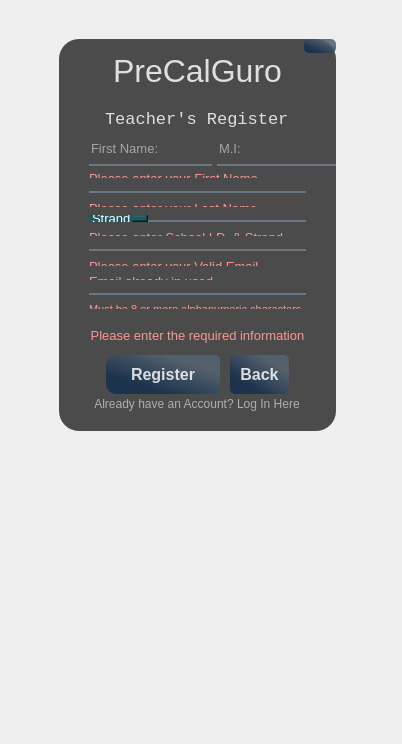
<?xml version="1.0" encoding="UTF-8"?>
<ui version="4.0">
 <class>teachRegisterWindow</class>
 <widget class="QMainWindow" name="teachRegisterWindow">
  <property name="geometry">
   <rect>
    <x>0</x>
    <y>0</y>
    <width>402</width>
    <height>744</height>
   </rect>
  </property>
  <property name="windowTitle">
   <string>MainWindow</string>
  </property>
  <widget class="QWidget" name="centralwidget">
   <property name="styleSheet">
    <string notr="true">*{
border: none;
background-color: transparent;
background: transparent;
padding: 0;
margin: 0;
color: #fff
}

#frame{
border-image: url(:/images/back1.png);
border-radius: 20px;
}
#frame_4{
background-color:rgba(0,0,0,175);
border-radius: 20px;
}

#label, #label_2, #label_3, #label_4{
color: rgba(255, 255, 255,210);
}
QPushButton#closeButton,#registerTeachButton,#backButton{
	background-color: qlineargradient(spread:pad, x1:0.505682, y1:0.989, x2:1, y2:0.477, stop:0 rgba(20, 47, 78, 219), stop:1 rgba(85, 98, 112, 226));
	color:rgba();
	color:rgba(255,255,255,210);
	border-radius:5px;
}
QPushButton#closeButton:hover,#registerTeachButton:hover,#backButton:hover{
	background-color: qlineargradient(spread:pad, x1:0.505682, y1:0.989, x2:1, y2:0.477, stop:0 rgba(40, 67, 98, 219), stop:1 rgba(105, 118, 132, 226));
}
QPushButton#closeButton:pressed,#registerTeachButton:pressed,#backButton:pressed{
	padding-left:5px;
	padding-top:5px;
	background-color:rgba(105, 118, 132, 200)
}
#teachEmail_lineEdit, #teachPass_lineEdit, #teachLast_lineEdit, #teachSchool_lineEdit
, #teachID_lineEdit, #teachMiddle_lineEdit, #teachFirst_lineEdit{
background-color:rgba(0,0,0,0);
border:none;
border-bottom:2px solid rgba(105, 118, 132, 255);
color: rgb(255, 255, 255);
padding-bottom:7px
}
</string>
   </property>
   <widget class="QFrame" name="frame">
    <property name="geometry">
     <rect>
      <x>50</x>
      <y>30</y>
      <width>295</width>
      <height>410</height>
     </rect>
    </property>
    <property name="frameShape">
     <enum>QFrame::StyledPanel</enum>
    </property>
    <property name="frameShadow">
     <enum>QFrame::Raised</enum>
    </property>
    <layout class="QVBoxLayout" name="verticalLayout_8">
     <item>
      <widget class="QFrame" name="frame_4">
       <property name="frameShape">
        <enum>QFrame::StyledPanel</enum>
       </property>
       <property name="frameShadow">
        <enum>QFrame::Raised</enum>
       </property>
       <layout class="QVBoxLayout" name="verticalLayout">
        <property name="spacing">
         <number>0</number>
        </property>
        <property name="leftMargin">
         <number>0</number>
        </property>
        <property name="topMargin">
         <number>0</number>
        </property>
        <property name="rightMargin">
         <number>0</number>
        </property>
        <property name="bottomMargin">
         <number>0</number>
        </property>
        <item>
         <widget class="QFrame" name="frame_6">
          <property name="frameShape">
           <enum>QFrame::StyledPanel</enum>
          </property>
          <property name="frameShadow">
           <enum>QFrame::Raised</enum>
          </property>
          <layout class="QVBoxLayout" name="verticalLayout_19">
           <property name="spacing">
            <number>0</number>
           </property>
           <property name="leftMargin">
            <number>0</number>
           </property>
           <property name="topMargin">
            <number>0</number>
           </property>
           <property name="rightMargin">
            <number>0</number>
           </property>
           <property name="bottomMargin">
            <number>0</number>
           </property>
           <item>
            <widget class="QFrame" name="frame_2">
             <property name="frameShape">
              <enum>QFrame::StyledPanel</enum>
             </property>
             <property name="frameShadow">
              <enum>QFrame::Raised</enum>
             </property>
             <layout class="QVBoxLayout" name="verticalLayout_2">
              <property name="spacing">
               <number>0</number>
              </property>
              <property name="leftMargin">
               <number>0</number>
              </property>
              <property name="topMargin">
               <number>0</number>
              </property>
              <property name="rightMargin">
               <number>0</number>
              </property>
              <property name="bottomMargin">
               <number>0</number>
              </property>
              <item alignment="Qt::AlignRight|Qt::AlignTop">
               <widget class="QWidget" name="widget_3" native="true">
                <layout class="QHBoxLayout" name="horizontalLayout_2">
                 <property name="spacing">
                  <number>0</number>
                 </property>
                 <property name="leftMargin">
                  <number>0</number>
                 </property>
                 <property name="topMargin">
                  <number>0</number>
                 </property>
                 <property name="rightMargin">
                  <number>0</number>
                 </property>
                 <property name="bottomMargin">
                  <number>0</number>
                 </property>
                 <item>
                  <widget class="QPushButton" name="closeButton">
                   <property name="styleSheet">
                    <string notr="true"/>
                   </property>
                   <property name="text">
                    <string/>
                   </property>
                   <property name="icon">
                    <iconset resource="res.qrc">
                     <normaloff>:/icons/icons/x.svg</normaloff>:/icons/icons/x.svg</iconset>
                   </property>
                   <property name="iconSize">
                    <size>
                     <width>25</width>
                     <height>25</height>
                    </size>
                   </property>
                  </widget>
                 </item>
                </layout>
               </widget>
              </item>
              <item alignment="Qt::AlignTop">
               <widget class="QWidget" name="widget_7" native="true">
                <property name="font">
                 <font>
                  <pointsize>1</pointsize>
                 </font>
                </property>
                <layout class="QVBoxLayout" name="verticalLayout_10">
                 <property name="spacing">
                  <number>20</number>
                 </property>
                 <property name="leftMargin">
                  <number>0</number>
                 </property>
                 <property name="topMargin">
                  <number>0</number>
                 </property>
                 <property name="rightMargin">
                  <number>0</number>
                 </property>
                 <property name="bottomMargin">
                  <number>5</number>
                 </property>
                 <item alignment="Qt::AlignHCenter|Qt::AlignTop">
                  <widget class="QLabel" name="label">
                   <property name="font">
                    <font>
                     <pointsize>24</pointsize>
                    </font>
                   </property>
                   <property name="text">
                    <string>PreCalGuro</string>
                   </property>
                  </widget>
                 </item>
                 <item alignment="Qt::AlignHCenter|Qt::AlignTop">
                  <widget class="QLabel" name="label_4">
                   <property name="font">
                    <font>
                     <family>Consolas</family>
                     <pointsize>13</pointsize>
                    </font>
                   </property>
                   <property name="text">
                    <string>Teacher's Register</string>
                   </property>
                  </widget>
                 </item>
                </layout>
               </widget>
              </item>
             </layout>
            </widget>
           </item>
           <item>
            <widget class="QFrame" name="frame_5">
             <property name="frameShape">
              <enum>QFrame::StyledPanel</enum>
             </property>
             <property name="frameShadow">
              <enum>QFrame::Raised</enum>
             </property>
             <layout class="QVBoxLayout" name="verticalLayout_4">
              <property name="spacing">
               <number>0</number>
              </property>
              <property name="leftMargin">
               <number>0</number>
              </property>
              <property name="topMargin">
               <number>0</number>
              </property>
              <property name="rightMargin">
               <number>0</number>
              </property>
              <property name="bottomMargin">
               <number>10</number>
              </property>
              <item>
               <widget class="QWidget" name="widget_6" native="true">
                <layout class="QVBoxLayout" name="verticalLayout_6">
                 <property name="spacing">
                  <number>5</number>
                 </property>
                 <property name="leftMargin">
                  <number>0</number>
                 </property>
                 <property name="topMargin">
                  <number>5</number>
                 </property>
                 <property name="rightMargin">
                  <number>0</number>
                 </property>
                 <property name="bottomMargin">
                  <number>0</number>
                 </property>
                 <item>
                  <widget class="QWidget" name="widget_8" native="true">
                   <layout class="QHBoxLayout" name="horizontalLayout_5">
                    <property name="spacing">
                     <number>5</number>
                    </property>
                    <property name="sizeConstraint">
                     <enum>QLayout::SetFixedSize</enum>
                    </property>
                    <property name="leftMargin">
                     <number>0</number>
                    </property>
                    <property name="topMargin">
                     <number>0</number>
                    </property>
                    <property name="rightMargin">
                     <number>0</number>
                    </property>
                    <property name="bottomMargin">
                     <number>0</number>
                    </property>
                    <item>
                     <widget class="QWidget" name="widget_9" native="true">
                      <layout class="QVBoxLayout" name="verticalLayout_9">
                       <property name="spacing">
                        <number>0</number>
                       </property>
                       <property name="leftMargin">
                        <number>30</number>
                       </property>
                       <property name="topMargin">
                        <number>0</number>
                       </property>
                       <property name="rightMargin">
                        <number>0</number>
                       </property>
                       <property name="bottomMargin">
                        <number>0</number>
                       </property>
                       <item>
                        <widget class="QLineEdit" name="teachFirst_lineEdit">
                         <property name="font">
                          <font>
                           <pointsize>10</pointsize>
                          </font>
                         </property>
                         <property name="toolTip">
                          <string>Required*</string>
                         </property>
                         <property name="styleSheet">
                          <string notr="true"/>
                         </property>
                         <property name="text">
                          <string/>
                         </property>
                         <property name="placeholderText">
                          <string>First Name:</string>
                         </property>
                        </widget>
                       </item>
                      </layout>
                     </widget>
                    </item>
                    <item alignment="Qt::AlignLeft">
                     <widget class="QWidget" name="widget_10" native="true">
                      <layout class="QVBoxLayout" name="verticalLayout_7">
                       <property name="spacing">
                        <number>0</number>
                       </property>
                       <property name="leftMargin">
                        <number>0</number>
                       </property>
                       <property name="topMargin">
                        <number>0</number>
                       </property>
                       <property name="rightMargin">
                        <number>30</number>
                       </property>
                       <property name="bottomMargin">
                        <number>0</number>
                       </property>
                       <item>
                        <widget class="QLineEdit" name="teachMiddle_lineEdit">
                         <property name="font">
                          <font>
                           <pointsize>10</pointsize>
                          </font>
                         </property>
                         <property name="toolTip">
                          <string>Required*</string>
                         </property>
                         <property name="styleSheet">
                          <string notr="true"/>
                         </property>
                         <property name="text">
                          <string/>
                         </property>
                         <property name="placeholderText">
                          <string>M.I:</string>
                         </property>
                        </widget>
                       </item>
                      </layout>
                     </widget>
                    </item>
                   </layout>
                  </widget>
                 </item>
                 <item>
                  <widget class="QWidget" name="widget_11" native="true">
                   <layout class="QVBoxLayout" name="verticalLayout_11">
                    <property name="spacing">
                     <number>8</number>
                    </property>
                    <property name="leftMargin">
                     <number>30</number>
                    </property>
                    <property name="topMargin">
                     <number>0</number>
                    </property>
                    <property name="rightMargin">
                     <number>30</number>
                    </property>
                    <property name="bottomMargin">
                     <number>0</number>
                    </property>
                    <item>
                     <widget class="QWidget" name="warningFname" native="true">
                      <layout class="QVBoxLayout" name="verticalLayout_15">
                       <property name="spacing">
                        <number>0</number>
                       </property>
                       <property name="leftMargin">
                        <number>0</number>
                       </property>
                       <property name="topMargin">
                        <number>0</number>
                       </property>
                       <property name="rightMargin">
                        <number>0</number>
                       </property>
                       <property name="bottomMargin">
                        <number>0</number>
                       </property>
                       <item>
                        <widget class="QLabel" name="label_14">
                         <property name="font">
                          <font>
                           <family>MS Shell Dlg 2</family>
                           <pointsize>10</pointsize>
                          </font>
                         </property>
                         <property name="text">
                          <string>&lt;html&gt;&lt;head/&gt;&lt;body&gt;&lt;p&gt;&lt;span style=&quot; color:#ff9393;&quot;&gt;Please enter your First Name&lt;/span&gt;&lt;/p&gt;&lt;/body&gt;&lt;/html&gt;</string>
                         </property>
                         <property name="textFormat">
                          <enum>Qt::RichText</enum>
                         </property>
                         <property name="alignment">
                          <set>Qt::AlignLeading|Qt::AlignLeft|Qt::AlignVCenter</set>
                         </property>
                        </widget>
                       </item>
                      </layout>
                     </widget>
                    </item>
                    <item>
                     <widget class="QFrame" name="frame_7">
                      <property name="frameShape">
                       <enum>QFrame::StyledPanel</enum>
                      </property>
                      <property name="frameShadow">
                       <enum>QFrame::Raised</enum>
                      </property>
                      <layout class="QVBoxLayout" name="verticalLayout_24">
                       <property name="spacing">
                        <number>0</number>
                       </property>
                       <property name="leftMargin">
                        <number>0</number>
                       </property>
                       <property name="topMargin">
                        <number>0</number>
                       </property>
                       <property name="rightMargin">
                        <number>0</number>
                       </property>
                       <property name="bottomMargin">
                        <number>0</number>
                       </property>
                       <item>
                        <widget class="QLineEdit" name="teachLast_lineEdit">
                         <property name="font">
                          <font>
                           <pointsize>10</pointsize>
                          </font>
                         </property>
                         <property name="toolTip">
                          <string>Required*</string>
                         </property>
                         <property name="styleSheet">
                          <string notr="true"/>
                         </property>
                         <property name="text">
                          <string/>
                         </property>
                         <property name="placeholderText">
                          <string>Last Name:</string>
                         </property>
                        </widget>
                       </item>
                      </layout>
                     </widget>
                    </item>
                    <item>
                     <widget class="QWidget" name="warningLname" native="true">
                      <layout class="QVBoxLayout" name="verticalLayout_16">
                       <property name="spacing">
                        <number>0</number>
                       </property>
                       <property name="leftMargin">
                        <number>0</number>
                       </property>
                       <property name="topMargin">
                        <number>0</number>
                       </property>
                       <property name="rightMargin">
                        <number>0</number>
                       </property>
                       <property name="bottomMargin">
                        <number>0</number>
                       </property>
                       <item>
                        <widget class="QLabel" name="label_15">
                         <property name="font">
                          <font>
                           <family>MS Shell Dlg 2</family>
                           <pointsize>10</pointsize>
                          </font>
                         </property>
                         <property name="text">
                          <string>&lt;html&gt;&lt;head/&gt;&lt;body&gt;&lt;p&gt;&lt;span style=&quot; color:#ff9393;&quot;&gt;Please enter your Last Name&lt;/span&gt;&lt;/p&gt;&lt;/body&gt;&lt;/html&gt;</string>
                         </property>
                         <property name="textFormat">
                          <enum>Qt::RichText</enum>
                         </property>
                         <property name="alignment">
                          <set>Qt::AlignLeading|Qt::AlignLeft|Qt::AlignVCenter</set>
                         </property>
                        </widget>
                       </item>
                      </layout>
                     </widget>
                    </item>
                    <item>
                     <widget class="QFrame" name="frame_8">
                      <property name="frameShape">
                       <enum>QFrame::StyledPanel</enum>
                      </property>
                      <property name="frameShadow">
                       <enum>QFrame::Raised</enum>
                      </property>
                      <layout class="QHBoxLayout" name="horizontalLayout_6">
                       <property name="spacing">
                        <number>0</number>
                       </property>
                       <property name="leftMargin">
                        <number>0</number>
                       </property>
                       <property name="topMargin">
                        <number>0</number>
                       </property>
                       <property name="rightMargin">
                        <number>0</number>
                       </property>
                       <property name="bottomMargin">
                        <number>0</number>
                       </property>
                       <item>
                        <widget class="QComboBox" name="teachGrd_comboBox">
                         <property name="font">
                          <font>
                           <pointsize>10</pointsize>
                          </font>
                         </property>
                         <property name="styleSheet">
                          <string notr="true">background-color: rgb(29, 89, 98);
padding-left: 3px;</string>
                         </property>
                         <item>
                          <property name="text">
                           <string>Strand</string>
                          </property>
                         </item>
                         <item>
                          <property name="text">
                           <string>STEM</string>
                          </property>
                         </item>
                        </widget>
                       </item>
                       <item>
                        <widget class="QLineEdit" name="teachID_lineEdit">
                         <property name="font">
                          <font>
                           <pointsize>10</pointsize>
                          </font>
                         </property>
                         <property name="toolTip">
                          <string>Required*</string>
                         </property>
                         <property name="styleSheet">
                          <string notr="true"/>
                         </property>
                         <property name="text">
                          <string/>
                         </property>
                         <property name="placeholderText">
                          <string>Teacher's School I.D.</string>
                         </property>
                        </widget>
                       </item>
                      </layout>
                     </widget>
                    </item>
                    <item>
                     <widget class="QWidget" name="warningYrSec" native="true">
                      <layout class="QVBoxLayout" name="verticalLayout_17">
                       <property name="spacing">
                        <number>0</number>
                       </property>
                       <property name="leftMargin">
                        <number>0</number>
                       </property>
                       <property name="topMargin">
                        <number>0</number>
                       </property>
                       <property name="rightMargin">
                        <number>0</number>
                       </property>
                       <property name="bottomMargin">
                        <number>0</number>
                       </property>
                       <item>
                        <widget class="QLabel" name="label_16">
                         <property name="font">
                          <font>
                           <family>MS Shell Dlg 2</family>
                           <pointsize>10</pointsize>
                          </font>
                         </property>
                         <property name="text">
                          <string>&lt;html&gt;&lt;head/&gt;&lt;body&gt;&lt;p&gt;&lt;span style=&quot; color:#ff9393;&quot;&gt;Please enter School I.D. &amp;amp; Strand&lt;/span&gt;&lt;/p&gt;&lt;/body&gt;&lt;/html&gt;</string>
                         </property>
                         <property name="textFormat">
                          <enum>Qt::RichText</enum>
                         </property>
                         <property name="alignment">
                          <set>Qt::AlignLeading|Qt::AlignLeft|Qt::AlignVCenter</set>
                         </property>
                        </widget>
                       </item>
                      </layout>
                     </widget>
                    </item>
                    <item>
                     <widget class="QFrame" name="frame_10">
                      <property name="frameShape">
                       <enum>QFrame::StyledPanel</enum>
                      </property>
                      <property name="frameShadow">
                       <enum>QFrame::Raised</enum>
                      </property>
                      <layout class="QVBoxLayout" name="verticalLayout_22">
                       <property name="spacing">
                        <number>0</number>
                       </property>
                       <property name="leftMargin">
                        <number>0</number>
                       </property>
                       <property name="topMargin">
                        <number>0</number>
                       </property>
                       <property name="rightMargin">
                        <number>0</number>
                       </property>
                       <property name="bottomMargin">
                        <number>0</number>
                       </property>
                       <item>
                        <widget class="QLineEdit" name="teachEmail_lineEdit">
                         <property name="font">
                          <font>
                           <pointsize>10</pointsize>
                          </font>
                         </property>
                         <property name="toolTip">
                          <string>Required*</string>
                         </property>
                         <property name="styleSheet">
                          <string notr="true"/>
                         </property>
                         <property name="text">
                          <string/>
                         </property>
                         <property name="placeholderText">
                          <string>Email:</string>
                         </property>
                        </widget>
                       </item>
                      </layout>
                     </widget>
                    </item>
                    <item>
                     <widget class="QWidget" name="warningEmail" native="true">
                      <layout class="QVBoxLayout" name="verticalLayout_20">
                       <property name="spacing">
                        <number>0</number>
                       </property>
                       <property name="leftMargin">
                        <number>0</number>
                       </property>
                       <property name="topMargin">
                        <number>0</number>
                       </property>
                       <property name="rightMargin">
                        <number>0</number>
                       </property>
                       <property name="bottomMargin">
                        <number>0</number>
                       </property>
                       <item>
                        <widget class="QLabel" name="label_18">
                         <property name="font">
                          <font>
                           <family>MS Shell Dlg 2</family>
                           <pointsize>10</pointsize>
                          </font>
                         </property>
                         <property name="text">
                          <string>&lt;html&gt;&lt;head/&gt;&lt;body&gt;&lt;p&gt;&lt;span style=&quot; color:#ff9393;&quot;&gt;Please enter your Valid Email&lt;/span&gt;&lt;/p&gt;&lt;/body&gt;&lt;/html&gt;</string>
                         </property>
                         <property name="textFormat">
                          <enum>Qt::RichText</enum>
                         </property>
                         <property name="alignment">
                          <set>Qt::AlignLeading|Qt::AlignLeft|Qt::AlignVCenter</set>
                         </property>
                        </widget>
                       </item>
                      </layout>
                     </widget>
                    </item>
                    <item>
                     <widget class="QWidget" name="warningEmailInUsed" native="true">
                      <layout class="QVBoxLayout" name="verticalLayout_25">
                       <property name="leftMargin">
                        <number>0</number>
                       </property>
                       <property name="topMargin">
                        <number>0</number>
                       </property>
                       <property name="rightMargin">
                        <number>0</number>
                       </property>
                       <property name="bottomMargin">
                        <number>0</number>
                       </property>
                       <item>
                        <widget class="QLabel" name="label_20">
                         <property name="font">
                          <font>
                           <family>MS Shell Dlg 2</family>
                           <pointsize>10</pointsize>
                          </font>
                         </property>
                         <property name="text">
                          <string>&lt;html&gt;&lt;head/&gt;&lt;body&gt;&lt;p&gt;&lt;span style=&quot; color:#ff9393;&quot;&gt;Email already in used&lt;/span&gt;&lt;/p&gt;&lt;/body&gt;&lt;/html&gt;</string>
                         </property>
                         <property name="textFormat">
                          <enum>Qt::RichText</enum>
                         </property>
                         <property name="alignment">
                          <set>Qt::AlignLeading|Qt::AlignLeft|Qt::AlignVCenter</set>
                         </property>
                        </widget>
                       </item>
                      </layout>
                     </widget>
                    </item>
                    <item>
                     <widget class="QFrame" name="frame_11">
                      <property name="frameShape">
                       <enum>QFrame::StyledPanel</enum>
                      </property>
                      <property name="frameShadow">
                       <enum>QFrame::Raised</enum>
                      </property>
                      <layout class="QVBoxLayout" name="verticalLayout_23">
                       <property name="spacing">
                        <number>0</number>
                       </property>
                       <property name="leftMargin">
                        <number>0</number>
                       </property>
                       <property name="topMargin">
                        <number>0</number>
                       </property>
                       <property name="rightMargin">
                        <number>0</number>
                       </property>
                       <property name="bottomMargin">
                        <number>0</number>
                       </property>
                       <item>
                        <widget class="QLineEdit" name="teachPass_lineEdit">
                         <property name="font">
                          <font>
                           <pointsize>10</pointsize>
                          </font>
                         </property>
                         <property name="toolTip">
                          <string>Required*</string>
                         </property>
                         <property name="styleSheet">
                          <string notr="true"/>
                         </property>
                         <property name="text">
                          <string/>
                         </property>
                         <property name="echoMode">
                          <enum>QLineEdit::Password</enum>
                         </property>
                         <property name="placeholderText">
                          <string>Password:</string>
                         </property>
                        </widget>
                       </item>
                      </layout>
                     </widget>
                    </item>
                    <item>
                     <widget class="QWidget" name="warningPass" native="true">
                      <layout class="QVBoxLayout" name="verticalLayout_21">
                       <property name="spacing">
                        <number>0</number>
                       </property>
                       <property name="leftMargin">
                        <number>0</number>
                       </property>
                       <property name="topMargin">
                        <number>0</number>
                       </property>
                       <property name="rightMargin">
                        <number>0</number>
                       </property>
                       <property name="bottomMargin">
                        <number>0</number>
                       </property>
                       <item>
                        <widget class="QLabel" name="label_19">
                         <property name="font">
                          <font>
                           <family>MS Shell Dlg 2</family>
                           <pointsize>10</pointsize>
                          </font>
                         </property>
                         <property name="text">
                          <string>&lt;html&gt;&lt;head/&gt;&lt;body&gt;&lt;p&gt;&lt;span style=&quot; font-size:8pt; color:#ff9393;&quot;&gt;Must be 8 or more alphanumeric characters&lt;/span&gt;&lt;/p&gt;&lt;/body&gt;&lt;/html&gt;</string>
                         </property>
                         <property name="textFormat">
                          <enum>Qt::RichText</enum>
                         </property>
                         <property name="alignment">
                          <set>Qt::AlignLeading|Qt::AlignLeft|Qt::AlignVCenter</set>
                         </property>
                        </widget>
                       </item>
                      </layout>
                     </widget>
                    </item>
                   </layout>
                  </widget>
                 </item>
                </layout>
               </widget>
              </item>
             </layout>
            </widget>
           </item>
           <item alignment="Qt::AlignVCenter">
            <widget class="QFrame" name="frame_3">
             <property name="frameShape">
              <enum>QFrame::StyledPanel</enum>
             </property>
             <property name="frameShadow">
              <enum>QFrame::Raised</enum>
             </property>
             <layout class="QVBoxLayout" name="verticalLayout_3">
              <property name="spacing">
               <number>3</number>
              </property>
              <property name="leftMargin">
               <number>0</number>
              </property>
              <property name="topMargin">
               <number>0</number>
              </property>
              <property name="rightMargin">
               <number>0</number>
              </property>
              <property name="bottomMargin">
               <number>20</number>
              </property>
              <item>
               <widget class="QWidget" name="warningContainer" native="true">
                <layout class="QVBoxLayout" name="verticalLayout_12">
                 <property name="spacing">
                  <number>0</number>
                 </property>
                 <property name="leftMargin">
                  <number>0</number>
                 </property>
                 <property name="topMargin">
                  <number>0</number>
                 </property>
                 <property name="rightMargin">
                  <number>0</number>
                 </property>
                 <property name="bottomMargin">
                  <number>0</number>
                 </property>
                 <item>
                  <widget class="QStackedWidget" name="warningContainerMenu">
                   <property name="currentIndex">
                    <number>0</number>
                   </property>
                   <widget class="QWidget" name="errorWidget">
                    <layout class="QVBoxLayout" name="verticalLayout_13">
                     <item>
                      <widget class="QLabel" name="label_12">
                       <property name="font">
                        <font>
                         <family>MS Shell Dlg 2</family>
                         <pointsize>10</pointsize>
                        </font>
                       </property>
                       <property name="text">
                        <string>&lt;html&gt;&lt;head/&gt;&lt;body&gt;&lt;p&gt;&lt;span style=&quot; color:#ff9393;&quot;&gt;Please enter the required information&lt;/span&gt;&lt;/p&gt;&lt;/body&gt;&lt;/html&gt;</string>
                       </property>
                       <property name="textFormat">
                        <enum>Qt::RichText</enum>
                       </property>
                       <property name="alignment">
                        <set>Qt::AlignCenter</set>
                       </property>
                      </widget>
                     </item>
                    </layout>
                   </widget>
                   <widget class="QWidget" name="acceptWidget">
                    <layout class="QVBoxLayout" name="verticalLayout_14">
                     <item>
                      <widget class="QLabel" name="label_13">
                       <property name="font">
                        <font>
                         <family>MS Shell Dlg 2</family>
                         <pointsize>10</pointsize>
                        </font>
                       </property>
                       <property name="text">
                        <string>&lt;html&gt;&lt;head/&gt;&lt;body&gt;&lt;p&gt;&lt;span style=&quot; color:#9eff99;&quot;&gt;Account Registered&lt;/span&gt;&lt;/p&gt;&lt;/body&gt;&lt;/html&gt;</string>
                       </property>
                       <property name="textFormat">
                        <enum>Qt::RichText</enum>
                       </property>
                       <property name="alignment">
                        <set>Qt::AlignCenter</set>
                       </property>
                      </widget>
                     </item>
                    </layout>
                   </widget>
                  </widget>
                 </item>
                </layout>
               </widget>
              </item>
              <item alignment="Qt::AlignHCenter">
               <widget class="QWidget" name="widget_5" native="true">
                <layout class="QHBoxLayout" name="horizontalLayout">
                 <property name="spacing">
                  <number>0</number>
                 </property>
                 <property name="leftMargin">
                  <number>0</number>
                 </property>
                 <property name="topMargin">
                  <number>0</number>
                 </property>
                 <property name="rightMargin">
                  <number>0</number>
                 </property>
                 <property name="bottomMargin">
                  <number>0</number>
                 </property>
                 <item>
                  <widget class="QWidget" name="widget" native="true">
                   <layout class="QHBoxLayout" name="horizontalLayout_3">
                    <property name="spacing">
                     <number>0</number>
                    </property>
                    <property name="leftMargin">
                     <number>0</number>
                    </property>
                    <property name="topMargin">
                     <number>0</number>
                    </property>
                    <property name="rightMargin">
                     <number>5</number>
                    </property>
                    <property name="bottomMargin">
                     <number>0</number>
                    </property>
                    <item>
                     <widget class="QPushButton" name="registerTeachButton">
                      <property name="font">
                       <font>
                        <family>MS Sans Serif</family>
                        <pointsize>12</pointsize>
                        <weight>75</weight>
                        <bold>true</bold>
                       </font>
                      </property>
                      <property name="styleSheet">
                       <string notr="true">	padding: 10px 25px;
	border-top-left-radius: 10px;
	border-bottom-left-radius: 10px;</string>
                      </property>
                      <property name="text">
                       <string>Register</string>
                      </property>
                      <property name="iconSize">
                       <size>
                        <width>12</width>
                        <height>12</height>
                       </size>
                      </property>
                      <property name="autoDefault">
                       <bool>false</bool>
                      </property>
                      <property name="default">
                       <bool>false</bool>
                      </property>
                      <property name="flat">
                       <bool>false</bool>
                      </property>
                     </widget>
                    </item>
                   </layout>
                  </widget>
                 </item>
                 <item>
                  <widget class="QWidget" name="widget_4" native="true">
                   <layout class="QHBoxLayout" name="horizontalLayout_4">
                    <property name="spacing">
                     <number>0</number>
                    </property>
                    <property name="leftMargin">
                     <number>5</number>
                    </property>
                    <property name="topMargin">
                     <number>0</number>
                    </property>
                    <property name="rightMargin">
                     <number>0</number>
                    </property>
                    <property name="bottomMargin">
                     <number>0</number>
                    </property>
                    <item>
                     <widget class="QPushButton" name="backButton">
                      <property name="sizePolicy">
                       <sizepolicy hsizetype="Minimum" vsizetype="Fixed">
                        <horstretch>0</horstretch>
                        <verstretch>0</verstretch>
                       </sizepolicy>
                      </property>
                      <property name="baseSize">
                       <size>
                        <width>0</width>
                        <height>0</height>
                       </size>
                      </property>
                      <property name="font">
                       <font>
                        <family>MS Sans Serif</family>
                        <pointsize>12</pointsize>
                        <weight>75</weight>
                        <bold>true</bold>
                       </font>
                      </property>
                      <property name="styleSheet">
                       <string notr="true">	padding: 10px 10px;
</string>
                      </property>
                      <property name="text">
                       <string>Back</string>
                      </property>
                      <property name="iconSize">
                       <size>
                        <width>16</width>
                        <height>16</height>
                       </size>
                      </property>
                     </widget>
                    </item>
                   </layout>
                  </widget>
                 </item>
                </layout>
               </widget>
              </item>
              <item alignment="Qt::AlignHCenter">
               <widget class="QWidget" name="widget_2" native="true">
                <property name="minimumSize">
                 <size>
                  <width>0</width>
                  <height>0</height>
                 </size>
                </property>
                <layout class="QVBoxLayout" name="verticalLayout_5">
                 <property name="spacing">
                  <number>0</number>
                 </property>
                 <property name="leftMargin">
                  <number>0</number>
                 </property>
                 <property name="topMargin">
                  <number>0</number>
                 </property>
                 <property name="rightMargin">
                  <number>0</number>
                 </property>
                 <property name="bottomMargin">
                  <number>0</number>
                 </property>
                 <item alignment="Qt::AlignTop">
                  <widget class="QPushButton" name="toLoginTeachButton">
                   <property name="styleSheet">
                    <string notr="true">QPushButton#toLoginTeachButton{
	color:rgba(255,255,255,140)
}
QPushButton#toLoginTeachButton:pressed{
	color: rgba(251, 153, 93, 1);
}
</string>
                   </property>
                   <property name="text">
                    <string>Already have an Account? Log In Here</string>
                   </property>
                   <property name="flat">
                    <bool>false</bool>
                   </property>
                  </widget>
                 </item>
                </layout>
               </widget>
              </item>
             </layout>
            </widget>
           </item>
          </layout>
         </widget>
        </item>
       </layout>
      </widget>
     </item>
    </layout>
   </widget>
  </widget>
 </widget>
 <resources>
  <include location="res.qrc"/>
 </resources>
 <connections/>
</ui>
